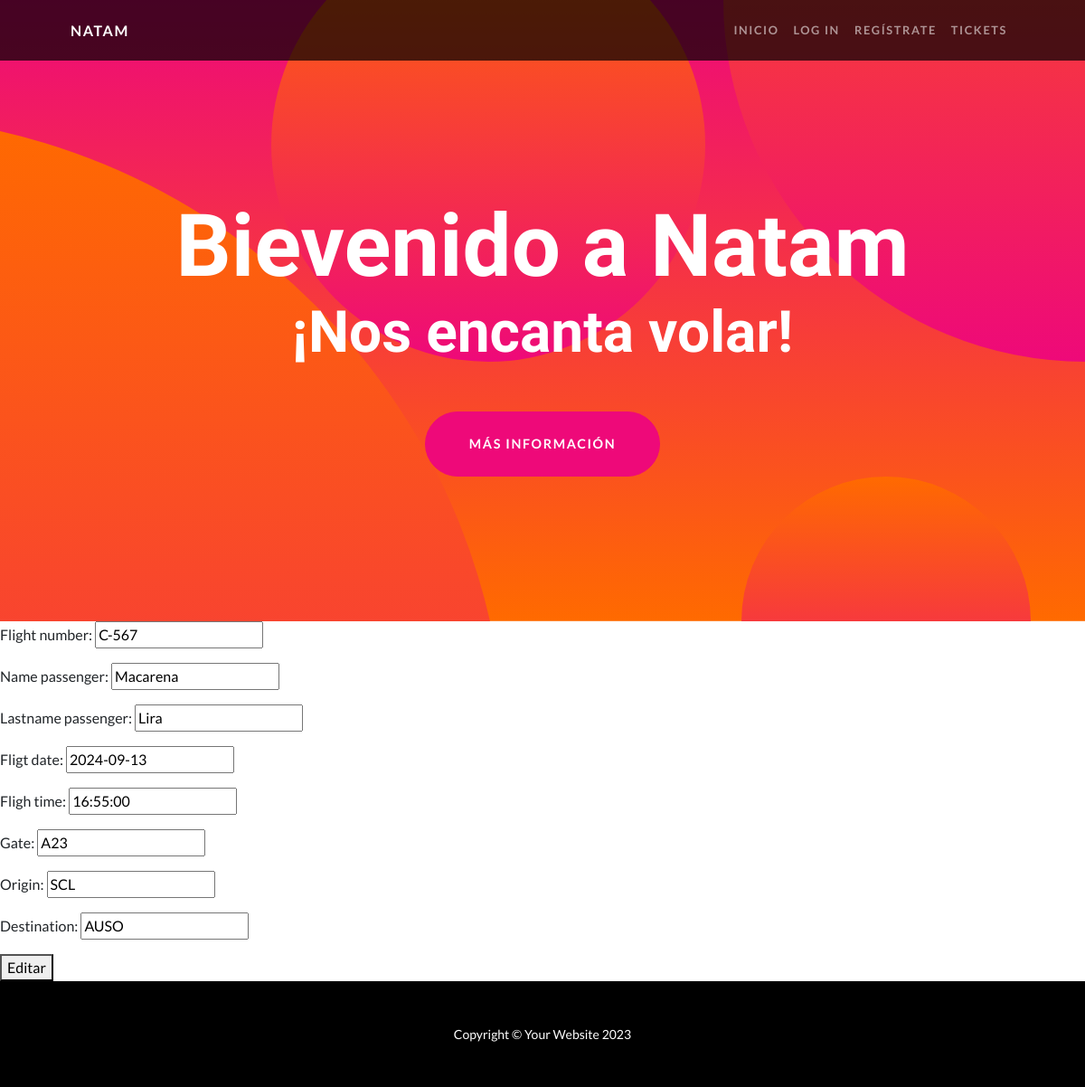
Screenshot of /app-natam/editar-ticket/1/ with the database file from the repository.
### app_natam/models.py (models this page shows)
class Ticket (models.Model):
    flight_number = models.CharField (max_length= 15)
    name_passenger = models.CharField (max_length= 30)
    lastName_passenger  = models.CharField (max_length= 15)
    fligt_date = models.DateField ()
    fligh_time = models.TimeField()
    gate = models.CharField (max_length= 10)
    origin = models.CharField (max_length= 15)
    destination =models.CharField (max_length= 15)
    def __str__(self):
        return f'{self.flight_number}   {self.name_passenger} {self.lastName_passenger}'

### app_natam/views.py (the view)
# urls.py: path('editar-ticket/<int:id>/',editar_ticket,name="editarTicket"),
def editar_ticket(req, id):
    ticket = Ticket.objects.get(id=id)
    if req.method == 'POST':
        mi_formulario = TicketFormulario(req.POST)
        if mi_formulario.is_valid():
            data = mi_formulario.cleaned_data
            ticket.flight_number = data['flight_number']
            ticket.name_passenger = data['name_passenger']
            ticket.lastName_passenger = data['lastName_passenger']
            ticket.fligt_date = data['fligt_date']
            ticket.fligh_time = data['fligh_time']
            ticket.gate = data['gate']
            ticket.origin = data['origin']
            ticket.destination = data['destination']
            ticket.save()
            tickets = Ticket.objects.all()
            return render(req, "leer_tickets.html", {"tickets": tickets})
    else:
        print(ticket)
        mi_formulario = TicketFormulario(initial={
            "flight_number": ticket.flight_number,
            "name_passenger": ticket.name_passenger,
            "lastName_passenger": ticket.lastName_passenger,
            "fligt_date": ticket.fligt_date,
            "fligh_time": ticket.fligh_time,
            "gate": ticket.gate,
            "origin": ticket.origin,
            "destination": ticket.destination,
        })
        return render(req, "editar_ticket.html", {"mi_formulario": mi_formulario,"id":ticket.id})

### app_natam/forms.py
class TicketFormulario (forms.Form):
    flight_number = forms.CharField ()
    name_passenger = forms.CharField ()
    lastName_passenger  = forms.CharField ()
    fligt_date =forms.DateField ()
    fligh_time = forms .TimeField()
    gate = forms.CharField ()
    origin = forms.CharField ()
    destination =forms.CharField ()

### app_natam/templates/editar_ticket.html
{% extends 'padre.html' %}
{% block contenidoquecambia %}
<form action="{% url 'editarTicket' id %}" method="post"> {% csrf_token %}
    {{ mi_formulario.as_p }}
    <button type="submit">Editar</button>
</form>
{% endblock contenidoquecambia %}

### rows the page displays
Ticket: flight_number "C-567", name_passenger "Macarena", lastName_passenger "Lira", fligt_date "2024-09-13", fligh_time "16:55:00", gate "A23", origin "SCL", destination "AUSO"
